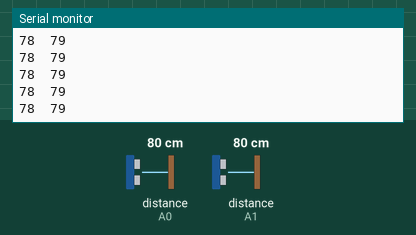
Bench run of a sketch on a simulated Arduino Uno, built with avr-gcc and run on an emulated ATmega328P. Parts: the last lines printed to the serial monitor. Wiring (inferred from the names in the program): 2 × ultrasonic range finder: trigger A3, echo A0 / trigger A4, echo A1. The inputs (shaded band) are chosen by the test bench; at power-on: distance to the obstacle (sensors on A0, A1) 80 cm. The echo pulse lasts 58.3 µs per cm.

Above: at 1.2 s.
1.3 s: distance to the obstacle (sensor on A0) set to 2 cm
At 1.64 s:
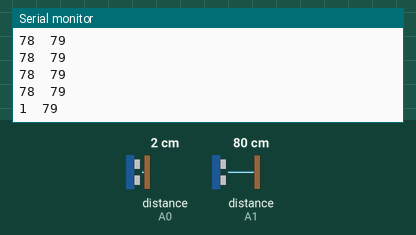
2.8 s: distance to the obstacle (sensor on A1) set to 2 cm
At 2.87 s:
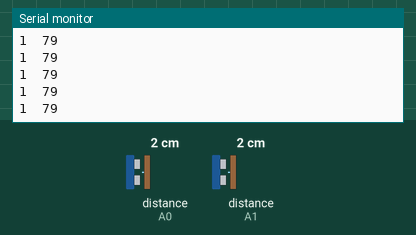
4.3 s: distance to the obstacle (sensor on A0) set to 4 cm
At 4.48 s:
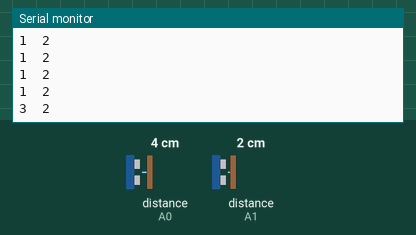
5.8 s: distance to the obstacle (sensor on A1) set to 4 cm
At 5.89 s:
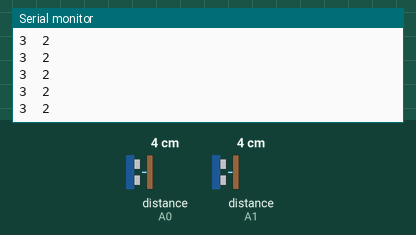
Timing chart, 0 to 8.3 s (numbered marks = the images above; inputs shaded):
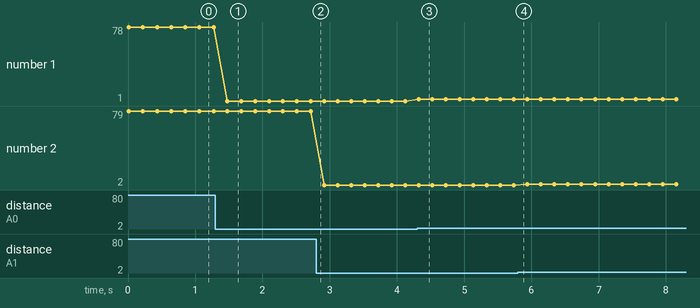

The sketch:

two_sensorw01.ino
```cpp
//#define valueNum 3
const int echoPin1 = A0;
const int echoPin2 = A1;
const int trigPin1 = A3;
const int trigPin2 = A4;
void setup() {

  Serial.begin(9600);

}

void loop() {
  //  for(int i=0;i<valueNum;i++){
  //    njlValue[i] = analogRead(i);
  pinMode(echoPin1, INPUT);
  pinMode(trigPin1, OUTPUT);
  digitalWrite(trigPin1, HIGH);
  delayMicroseconds(10);
  digitalWrite(trigPin1, LOW);
  int duration1 = pulseIn(echoPin1, HIGH);
  int distance1 = duration1 / 59;

  pinMode(echoPin2, INPUT);
  pinMode(trigPin2, OUTPUT);
  digitalWrite(trigPin2, HIGH);
  delayMicroseconds(10);
  digitalWrite(trigPin2, LOW);
  int duration2 = pulseIn(echoPin2, HIGH);
  int distance2 = duration2 / 59;

  Serial.print(distance1);
  Serial.print('\t');
  Serial.println(distance2);

  delay(200);
}
```

Measured:
- after the input at 1.3 s, the serial monitor: prints a new line after 0.18 s (image 1)
- after the input at 4.3 s, the serial monitor: prints a new line at once (image 3)
- plotted number 1: 78 → 1 after the input at 1.3 s, 1 → 3 after the input at 4.3 s
- plotted number 2: 79 → 2 after the input at 2.8 s
